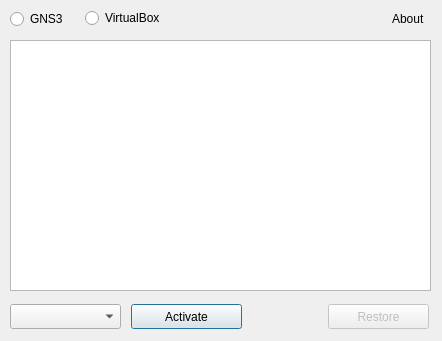
<?xml version="1.0" encoding="UTF-8"?>
<ui version="4.0">
 <class>Dialog</class>
 <widget class="QDialog" name="Dialog">
  <property name="geometry">
   <rect>
    <x>0</x>
    <y>0</y>
    <width>442</width>
    <height>341</height>
   </rect>
  </property>
  <property name="windowTitle">
   <string>Nat-SmartConfig</string>
  </property>
  <widget class="QRadioButton" name="rdbGns">
   <property name="geometry">
    <rect>
     <x>10</x>
     <y>8</y>
     <width>95</width>
     <height>22</height>
    </rect>
   </property>
   <property name="text">
    <string>GNS3</string>
   </property>
  </widget>
  <widget class="QRadioButton" name="rdbVbox">
   <property name="geometry">
    <rect>
     <x>85</x>
     <y>7</y>
     <width>95</width>
     <height>22</height>
    </rect>
   </property>
   <property name="text">
    <string>VirtualBox</string>
   </property>
  </widget>
  <widget class="QPushButton" name="btnActivate">
   <property name="geometry">
    <rect>
     <x>131</x>
     <y>304</y>
     <width>111</width>
     <height>25</height>
    </rect>
   </property>
   <property name="text">
    <string>Activate</string>
   </property>
  </widget>
  <widget class="QComboBox" name="cbxInterface">
   <property name="geometry">
    <rect>
     <x>10</x>
     <y>304</y>
     <width>111</width>
     <height>25</height>
    </rect>
   </property>
   <property name="toolTip">
    <string/>
   </property>
  </widget>
  <widget class="QTextBrowser" name="txbDescription">
   <property name="geometry">
    <rect>
     <x>10</x>
     <y>40</y>
     <width>421</width>
     <height>251</height>
    </rect>
   </property>
  </widget>
  <widget class="QPushButton" name="btnRestore">
   <property name="enabled">
    <bool>false</bool>
   </property>
   <property name="geometry">
    <rect>
     <x>328</x>
     <y>304</y>
     <width>101</width>
     <height>25</height>
    </rect>
   </property>
   <property name="text">
    <string>Restore</string>
   </property>
  </widget>
  <widget class="QLabel" name="lbAbout">
   <property name="geometry">
    <rect>
     <x>392</x>
     <y>10</y>
     <width>54</width>
     <height>17</height>
    </rect>
   </property>
   <property name="text">
    <string>About</string>
   </property>
  </widget>
 </widget>
 <resources/>
 <connections/>
</ui>
